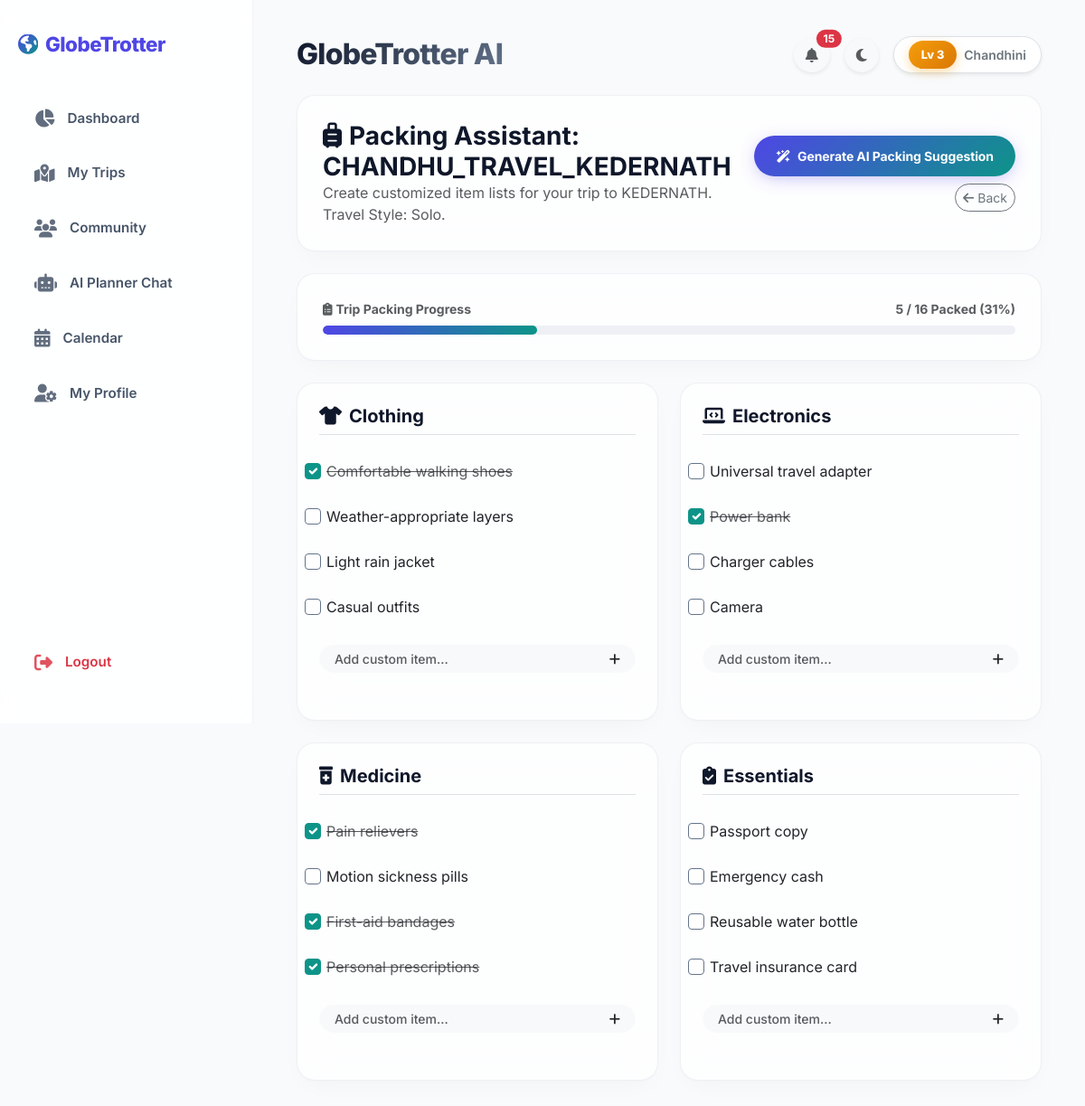
Page /trip/5/packing (signed in) on the committed database.
### app.py/app.py (models this page shows)
class User(UserMixin, db.Model):
    id = db.Column(db.Integer, primary_key=True)
    username = db.Column(db.String(150), unique=True, nullable=False)
    email = db.Column(db.String(150), unique=True, nullable=False)
    password = db.Column(db.String(150), nullable=False)
    is_admin = db.Column(db.Boolean, default=False)
    xp = db.Column(db.Integer, default=0)
    level = db.Column(db.Integer, default=1)
    points = db.Column(db.Integer, default=0)
    trips = db.relationship('Trip', backref='author', lazy=True, cascade="all, delete-orphan")
    achievements = db.relationship('UserAchievement', backref='user', lazy=True, cascade="all, delete-orphan")
    notifications = db.relationship('Notification', backref='user', lazy=True, cascade="all, delete-orphan")
    chat_messages = db.relationship('ChatMessage', backref='user', lazy=True, cascade="all, delete-orphan")
    documents = db.relationship('UploadedDocument', backref='user', lazy=True, cascade="all, delete-orphan")
    journal_entries = db.relationship('JournalEntry', backref='user', lazy=True, cascade="all, delete-orphan")

class Trip(db.Model):
    id = db.Column(db.Integer, primary_key=True)
    name = db.Column(db.String(100), nullable=False)
    destination = db.Column(db.String(100), nullable=False)
    start_date = db.Column(db.Date, nullable=False)
    end_date = db.Column(db.Date, nullable=False)
    is_public = db.Column(db.Boolean, default=False)
    user_id = db.Column(db.Integer, db.ForeignKey('user.id'), nullable=False)
    estimated_budget = db.Column(db.Float, nullable=True, default=0.0)
    style = db.Column(db.String(50), default="Solo") # Solo, Family, Honeymoon, Adventure, Luxury, Backpacking
    sections = db.relationship('TripSection', backref='trip', lazy=True, cascade="all, delete-orphan")
    stops = db.relationship('Stop', backref='trip', lazy=True, cascade="all, delete-orphan")
    expenses = db.relationship('Expense', backref='trip', lazy=True, cascade="all, delete-orphan")
    journal_entries = db.relationship('JournalEntry', backref='trip', lazy=True, cascade="all, delete-orphan")
    packing_lists = db.relationship('PackingList', backref='trip', lazy=True, cascade="all, delete-orphan")
    places = db.relationship('PlaceOfInterest', backref='trip', lazy=True, cascade="all, delete-orphan")
    likes = db.relationship('Like', backref='trip', lazy=True, cascade="all, delete-orphan")
    bookmarks = db.relationship('Bookmark', backref='trip', lazy=True, cascade="all, delete-orphan")
    comments = db.relationship('Comment', backref='trip', lazy=True, cascade="all, delete-orphan")
    ratings = db.relationship('Rating', backref='trip', lazy=True, cascade="all, delete-orphan")

class PackingList(db.Model):
    id = db.Column(db.Integer, primary_key=True)
    trip_id = db.Column(db.Integer, db.ForeignKey('trip.id'), nullable=False)
    user_id = db.Column(db.Integer, db.ForeignKey('user.id'), nullable=False)
    name = db.Column(db.String(150), nullable=False)
    category = db.Column(db.String(100), nullable=False, default="General") # Clothing, Electronics, Medicine, Essentials
    items = db.relationship('PackingItem', backref='packing_list', lazy=True, cascade="all, delete-orphan")

class PackingItem(db.Model):
    id = db.Column(db.Integer, primary_key=True)
    packing_list_id = db.Column(db.Integer, db.ForeignKey('packing_list.id'), nullable=False)
    name = db.Column(db.String(200), nullable=False)
    is_completed = db.Column(db.Boolean, default=False)
    quantity = db.Column(db.Integer, default=1)

### app.py/app.py (the view)
@app.route('/trip/<int:trip_id>/packing')
@login_required
def trip_packing_view(trip_id):
    trip = Trip.query.get_or_404(trip_id)
    if trip.user_id != current_user.id: return "Unauthorized", 403
    return render_template('packing.html', trip=trip)

### app.py/app.py (called while the page is built)
@login_manager.user_loader
def load_user(user_id):
    return User.query.get(int(user_id))

### templates/packing.html (shortened to what this page needs)
{% extends "base.html" %}
{% block content %}
<div class="glass-card mb-4">
    <div class="row align-items-center">
        <div class="col-md-7">
            <h3 class="fw-bold m-0"><i class="fa-solid fa-suitcase-rolling text-teal me-2"></i>Packing Assistant: {{ trip.name }}</h3>
            <p class="text-muted m-0">Create customized item lists for your trip to {{ trip.destination }}. Travel Style: {{ trip.style or 'Solo' }}.</p>
        </div>
        <div class="col-md-5 text-md-end mt-3 mt-md-0 d-flex gap-2 justify-content-md-end flex-wrap">
            <button class="btn btn-premium btn-sm rounded-pill animate-pulse" onclick="generateAIPackingList()">
                <i class="fa-solid fa-wand-magic-sparkles me-2"></i>Generate AI Packing Suggestion
            </button>
            <a href="{{ url_for('view_trip', trip_id=trip.id) }}" class="btn btn-outline-secondary btn-sm rounded-pill"><i class="fa-solid fa-arrow-left me-1"></i>Back</a>
        </div>
    </div>
</div>
<div class="glass-card mb-4" id="packing-progress-container" style="display:none">
    <div class="d-flex justify-content-between text-muted small mb-1">
        <span class="fw-bold"><i class="fa-solid fa-clipboard-list text-teal me-1"></i>Trip Packing Progress</span>
        <span id="progress-text" class="fw-bold text-teal">0 / 0 Packed (0%)</span>
    </div>
    <div class="progress xp-progress-bar">
        <div class="progress-bar xp-progress-fill" id="progress-bar-fill" role="progressbar" style="width: 0%"></div>
    </div>
</div>
<div class="row g-4" id="packing-lists-row">
    {% for list in trip.packing_lists %}
    <div class="col-md-6 packing-list-panel">
        <div class="glass-card h-100 p-4">
            <h5 class="fw-bold mb-3 border-bottom pb-2 text-teal d-flex align-items-center">
                {% if list.name == 'Clothing' %}
                    <i class="fa-solid fa-shirt me-2"></i>
                {% elif list.name == 'Electronics' %}
                    <i class="fa-solid fa-laptop-code me-2"></i>
                {% elif list.name == 'Medicine & Toiletries' or list.name == 'Medicine' %}
                    <i class="fa-solid fa-prescription-bottle-medical me-2"></i>
                {% else %}
                    <i class="fa-solid fa-clipboard-check me-2"></i>
                {% endif %}
                {{ list.name }}
            </h5>
            <div class="list-group list-group-flush mb-3">
                {% for item in list.items %}
                <div class="list-group-item d-flex justify-content-between align-items-center border-0 bg-transparent py-2 px-0 checkbox-wrapper">
                    <div class="form-check custom-checkbox-item w-100 py-1 px-2 rounded">
                        <input class="form-check-input packing-checkbox custom-cb" type="checkbox" data-id="{{ item.id }}" id="itemCheck-{{ item.id }}" {% if item.is_completed %}checked{% endif %} onclick="togglePackingItem({{ item.id }})">
                        <label class="form-check-label {% if item.is_completed %}text-decoration-line-through text-muted{% endif %} w-100 cursor-pointer" id="itemLabel-{{ item.id }}" for="itemCheck-{{ item.id }}">
                            {{ item.name }}
                        </label>
                    </div>
                </div>
                {% endfor %}
            </div>
            <form method="POST" action="{{ url_for('api_packing_add') }}" class="mt-auto">
                <div class="input-group input-group-sm">
                    <input type="text" name="name" class="form-control rounded-start-pill border-light bg-light px-3" placeholder="Add custom item..." required>
                    <button class="btn btn-outline-teal rounded-end-pill px-3 border-light bg-light"><i class="fa-solid fa-plus text-teal"></i></button>
                </div>
            </form>
        </div>
    </div>
    {% endfor %}
</div>
{% endblock %}

### templates/base.html (shortened to what this page needs)
<!DOCTYPE html>
<html lang="en">
<head>
    <link href="https://cdn.jsdelivr.net/npm/bootstrap@5.3.0/dist/css/bootstrap.min.css" rel="stylesheet">
    <link rel="stylesheet" href="https://cdnjs.cloudflare.com/ajax/libs/font-awesome/6.4.0/css/all.min.css">
    <link rel="stylesheet" href="{{ url_for('static', filename='css/style.css') }}">
</head>
<body>
    <div class="app-wrapper">
        {% if current_user.is_authenticated %}
        <aside class="app-sidebar">
            <a href="{{ url_for('dashboard') }}" class="sidebar-brand">
                <i class="fa-solid fa-earth-americas text-teal me-2"></i>
                <span>GlobeTrotter</span>
            </a>
            <ul class="sidebar-menu">
                <li>
                    <a href="{{ url_for('dashboard') }}" class="sidebar-link {% if request.path == url_for('dashboard') %}active{% endif %}">
                        <i class="fa-solid fa-chart-pie"></i>
                        <span>Dashboard</span>
                    </a>
                </li>
                <li>
                    <a href="{{ url_for('my_trips') }}" class="sidebar-link {% if request.path == url_for('my_trips') %}active{% endif %}">
                        <i class="fa-solid fa-map-location-dot"></i>
                        <span>My Trips</span>
                    </a>
                </li>
                <li>
                    <a href="{{ url_for('community') }}" class="sidebar-link {% if request.path == url_for('community') or request.path == url_for('leaderboard_view') %}active{% endif %}">
                        <i class="fa-solid fa-users"></i>
                        <span>Community</span>
                    </a>
                </li>
                <li>
                    <a href="{{ url_for('ai_chat_view') }}" class="sidebar-link {% if request.path == url_for('ai_chat_view') %}active{% endif %}">
                        <i class="fa-solid fa-robot"></i>
                        <span>AI Planner Chat</span>
                    </a>
                </li>
                <li>
                    <a href="{{ url_for('calendar_view') }}" class="sidebar-link {% if request.path == url_for('calendar_view') %}active{% endif %}">
                        <i class="fa-solid fa-calendar-days"></i>
                        <span>Calendar</span>
                    </a>
                </li>
                <li>
                    <a href="{{ url_for('profile') }}" class="sidebar-link {% if request.path == url_for('profile') %}active{% endif %}">
                        <i class="fa-solid fa-user-gear"></i>
                        <span>My Profile</span>
                    </a>
                </li>
            </ul>
            <div class="mt-auto">
                <a href="{{ url_for('logout') }}" class="sidebar-link text-danger">
                    <i class="fa-solid fa-right-from-bracket"></i>
                    <span>Logout</span>
                </a>
            </div>
        </aside>
        {% endif %}
        <main class="app-content" style="{% if not current_user.is_authenticated %}margin-left: 0; width: 100%;{% endif %}">
            {% if current_user.is_authenticated %}
            <div class="header-actions mb-4">
                <div class="d-flex align-items-center">
                    <h2 class="heading-title m-0">GlobeTrotter AI</h2>
                </div>
                <div class="d-flex align-items-center gap-3">
                    <div class="dropdown">
                        <button class="btn btn-light position-relative rounded-circle shadow-sm" type="button" id="notifDropdown" data-bs-toggle="dropdown" aria-expanded="false" onclick="fetchNotifications()">
                            <i class="fa-solid fa-bell text-muted"></i>
                            <span id="notif-badge" class="position-absolute top-0 start-100 translate-middle badge rounded-pill bg-danger d-none">
                            </span>
                        </button>
                    </div>
                    <button id="theme-toggle" class="btn btn-light rounded-circle shadow-sm" type="button">
                        <i class="fa-solid fa-moon text-muted"></i>
                    </button>
                    <a href="{{ url_for('profile') }}" class="d-flex align-items-center text-decoration-none bg-white py-1 px-3 border rounded-pill shadow-sm">
                        <span class="xp-level-badge me-2">Lv {{ current_user.level or 1 }}</span>
                        <small class="text-secondary fw-semibold">{{ current_user.username }}</small>
                    </a>
                </div>
            </div>
            {% endif %}
            {% block content %}{% endblock %}
        </main>
    </div>
</body>
</html>

### rows in the picture
User: level "3", username "Chandhini"
Trip: name "CHANDHU_TRAVEL_KEDERNATH", destination "KEDERNATH", style "Solo"
PackingList: name "Clothing"
PackingItem: is_completed "☑", name "Comfortable walking shoes"
PackingItem: name "Weather-appropriate layers"
PackingItem: name "Light rain jacket"
PackingItem: name "Casual outfits"
PackingList: name "Electronics"
PackingItem: name "Universal travel adapter"
PackingItem: is_completed "☑", name "Power bank"
PackingItem: name "Charger cables"
PackingItem: name "Camera"
PackingList: name "Medicine"
PackingItem: is_completed "☑", name "Pain relievers"
PackingItem: name "Motion sickness pills"
PackingItem: is_completed "☑", name "First-aid bandages"
PackingItem: is_completed "☑", name "Personal prescriptions"
PackingList: name "Essentials"
PackingItem: name "Passport copy"
PackingItem: name "Emergency cash"
PackingItem: name "Reusable water bottle"
PackingItem: name "Travel insurance card"
